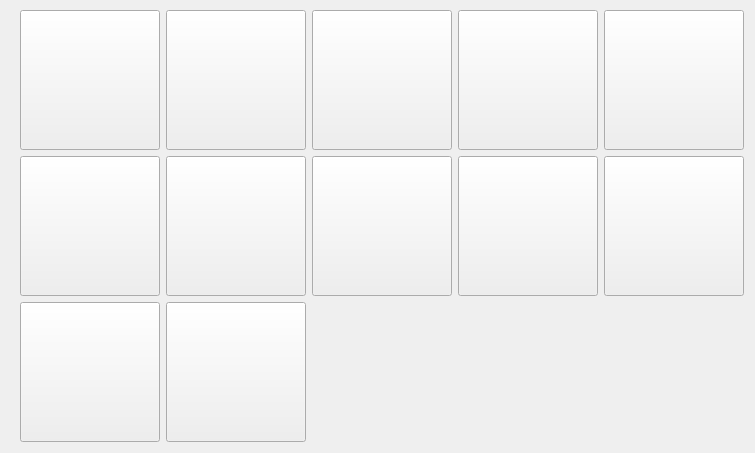
    <widget class="QWidget" name="tab_1">
     <attribute name="title">
      <string>1-2 Отверстия</string>
     </attribute>
     <widget class="QWidget" name="gridLayoutWidget">
      <property name="geometry">
       <rect>
        <x>20</x>
        <y>10</y>
        <width>726</width>
        <height>434</height>
       </rect>
      </property>
      <layout class="QGridLayout" name="gridLayout">
       <item row="1" column="1">
        <widget class="QPushButton" name="pushButton_F2">
         <property name="minimumSize">
          <size>
           <width>140</width>
           <height>140</height>
          </size>
         </property>
         <property name="maximumSize">
          <size>
           <width>140</width>
           <height>140</height>
          </size>
         </property>
         <property name="icon">
          <iconset>
           <normaloff>../pics/thumbs/F-2.jpg</normaloff>../pics/thumbs/F-2.jpg</iconset>
         </property>
         <property name="iconSize">
          <size>
           <width>130</width>
           <height>130</height>
          </size>
         </property>
         <property name="flat">
          <bool>false</bool>
         </property>
        </widget>
       </item>
       <item row="1" column="3">
        <widget class="QPushButton" name="pushButton_F4">
         <property name="minimumSize">
          <size>
           <width>140</width>
           <height>140</height>
          </size>
         </property>
         <property name="maximumSize">
          <size>
           <width>140</width>
           <height>140</height>
          </size>
         </property>
         <property name="icon">
          <iconset>
           <normaloff>../pics/thumbs/F-4.jpg</normaloff>../pics/thumbs/F-4.jpg</iconset>
         </property>
         <property name="iconSize">
          <size>
           <width>130</width>
           <height>130</height>
          </size>
         </property>
         <property name="flat">
          <bool>false</bool>
         </property>
        </widget>
       </item>
       <item row="0" column="1">
        <widget class="QPushButton" name="pushButton_1_2">
         <property name="minimumSize">
          <size>
           <width>140</width>
           <height>140</height>
          </size>
         </property>
         <property name="maximumSize">
          <size>
           <width>140</width>
           <height>140</height>
          </size>
         </property>
         <property name="text">
          <string/>
         </property>
         <property name="icon">
          <iconset>
           <normaloff>../pics/thumbs/1-2.jpg</normaloff>../pics/thumbs/1-2.jpg</iconset>
         </property>
         <property name="iconSize">
          <size>
           <width>130</width>
           <height>130</height>
          </size>
         </property>
         <property name="flat">
          <bool>false</bool>
         </property>
        </widget>
       </item>
       <item row="0" column="4">
        <widget class="QPushButton" name="pushButton_2_2">
         <property name="minimumSize">
          <size>
           <width>140</width>
           <height>140</height>
          </size>
         </property>
         <property name="maximumSize">
          <size>
           <width>140</width>
           <height>140</height>
          </size>
         </property>
         <property name="icon">
          <iconset>
           <normaloff>../pics/thumbs/2-2.jpg</normaloff>../pics/thumbs/2-2.jpg</iconset>
         </property>
         <property name="iconSize">
          <size>
           <width>130</width>
           <height>130</height>
          </size>
         </property>
         <property name="flat">
          <bool>false</bool>
         </property>
        </widget>
       </item>
       <item row="1" column="2">
        <widget class="QPushButton" name="pushButton_F3">
         <property name="minimumSize">
          <size>
           <width>140</width>
           <height>140</height>
          </size>
         </property>
         <property name="maximumSize">
          <size>
           <width>140</width>
           <height>140</height>
          </size>
         </property>
         <property name="icon">
          <iconset>
           <normaloff>../pics/thumbs/F-3.jpg</normaloff>../pics/thumbs/F-3.jpg</iconset>
         </property>
         <property name="iconSize">
          <size>
           <width>130</width>
           <height>130</height>
          </size>
         </property>
         <property name="flat">
          <bool>false</bool>
         </property>
        </widget>
       </item>
       <item row="0" column="2">
        <widget class="QPushButton" name="pushButton_R1">
         <property name="minimumSize">
          <size>
           <width>140</width>
           <height>140</height>
          </size>
         </property>
         <property name="maximumSize">
          <size>
           <width>140</width>
           <height>140</height>
          </size>
         </property>
         <property name="text">
          <string/>
         </property>
         <property name="icon">
          <iconset>
           <normaloff>../pics/thumbs/R-1.jpg</normaloff>../pics/thumbs/R-1.jpg</iconset>
         </property>
         <property name="iconSize">
          <size>
           <width>130</width>
           <height>130</height>
          </size>
         </property>
         <property name="flat">
          <bool>false</bool>
         </property>
        </widget>
       </item>
       <item row="0" column="0">
        <widget class="QPushButton" name="pushButton_1_1">
         <property name="sizePolicy">
          <sizepolicy hsizetype="Fixed" vsizetype="Fixed">
           <horstretch>0</horstretch>
           <verstretch>0</verstretch>
          </sizepolicy>
         </property>
         <property name="minimumSize">
          <size>
           <width>140</width>
           <height>140</height>
          </size>
         </property>
         <property name="maximumSize">
          <size>
           <width>140</width>
           <height>140</height>
          </size>
         </property>
         <property name="sizeIncrement">
          <size>
           <width>0</width>
           <height>0</height>
          </size>
         </property>
         <property name="text">
          <string/>
         </property>
         <property name="icon">
          <iconset>
           <normaloff>../pics/thumbs/1-1.jpg</normaloff>../pics/thumbs/1-1.jpg</iconset>
         </property>
         <property name="iconSize">
          <size>
           <width>130</width>
           <height>130</height>
          </size>
         </property>
         <property name="flat">
          <bool>false</bool>
         </property>
        </widget>
       </item>
       <item row="0" column="3">
        <widget class="QPushButton" name="pushButton_2_1">
         <property name="minimumSize">
          <size>
           <width>140</width>
           <height>140</height>
          </size>
         </property>
         <property name="maximumSize">
          <size>
           <width>140</width>
           <height>140</height>
          </size>
         </property>
         <property name="icon">
          <iconset>
           <normaloff>../pics/thumbs/2-1.jpg</normaloff>../pics/thumbs/2-1.jpg</iconset>
         </property>
         <property name="iconSize">
          <size>
           <width>130</width>
           <height>130</height>
          </size>
         </property>
         <property name="flat">
          <bool>false</bool>
         </property>
        </widget>
       </item>
       <item row="1" column="0">
        <widget class="QPushButton" name="pushButton_F1">
         <property name="minimumSize">
          <size>
           <width>140</width>
           <height>140</height>
          </size>
         </property>
         <property name="maximumSize">
          <size>
           <width>140</width>
           <height>140</height>
          </size>
         </property>
         <property name="icon">
          <iconset>
           <normaloff>../pics/thumbs/F-1.jpg</normaloff>../pics/thumbs/F-1.jpg</iconset>
         </property>
         <property name="iconSize">
          <size>
           <width>130</width>
           <height>130</height>
          </size>
         </property>
         <property name="flat">
          <bool>false</bool>
         </property>
        </widget>
       </item>
       <item row="1" column="4">
        <widget class="QPushButton" name="pushButton_F8">
         <property name="minimumSize">
          <size>
           <width>140</width>
           <height>140</height>
          </size>
         </property>
         <property name="maximumSize">
          <size>
           <width>140</width>
           <height>140</height>
          </size>
         </property>
         <property name="icon">
          <iconset>
           <normaloff>../pics/thumbs/F-8.jpg</normaloff>../pics/thumbs/F-8.jpg</iconset>
         </property>
         <property name="iconSize">
          <size>
           <width>130</width>
           <height>130</height>
          </size>
         </property>
         <property name="flat">
          <bool>false</bool>
         </property>
        </widget>
       </item>
       <item row="2" column="1">
        <widget class="QPushButton" name="pushButton_R4">
         <property name="minimumSize">
          <size>
           <width>140</width>
           <height>140</height>
          </size>
         </property>
         <property name="maximumSize">
          <size>
           <width>140</width>
           <height>140</height>
          </size>
         </property>
         <property name="icon">
          <iconset>
           <normaloff>../pics/thumbs/R-4.jpg</normaloff>../pics/thumbs/R-4.jpg</iconset>
         </property>
         <property name="iconSize">
          <size>
           <width>130</width>
           <height>130</height>
          </size>
         </property>
         <property name="flat">
          <bool>false</bool>
         </property>
        </widget>
       </item>
       <item row="2" column="0">
        <widget class="QPushButton" name="pushButton_F9">
         <property name="minimumSize">
          <size>
           <width>140</width>
           <height>140</height>
          </size>
         </property>
         <property name="maximumSize">
          <size>
           <width>140</width>
           <height>140</height>
          </size>
         </property>
         <property name="icon">
          <iconset>
           <normaloff>../pics/thumbs/F-9.jpg</normaloff>../pics/thumbs/F-9.jpg</iconset>
         </property>
         <property name="iconSize">
          <size>
           <width>130</width>
           <height>130</height>
          </size>
         </property>
         <property name="flat">
          <bool>false</bool>
         </property>
        </widget>
       </item>
      </layout>
     </widget>
    </widget>
